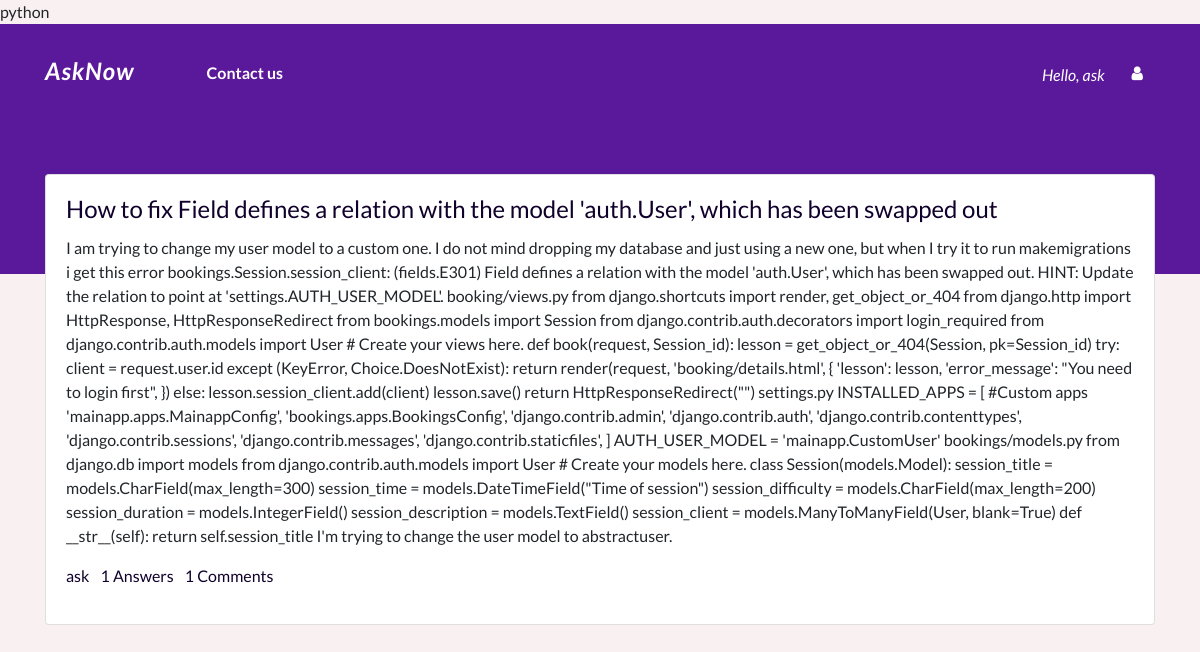
The app's page /tag/python (signed in) with its own data.
### accounts/models.py (models this page shows)
class CustomUser(AbstractUser):
    bio = models.TextField()
    location = models.CharField(max_length=200)

### Qpost/models.py (models this page shows, shortened)
class Question(models.Model):
    user = models.ForeignKey(CustomUser, on_delete=models.CASCADE)
    title = models.CharField(max_length=300)
    detail = models.TextField()
    tags = models.TextField(default='')
    add_time = models.DateTimeField(auto_now_add=True)

### Qpost/views.py (the view)
# urls.py: path('tag/<str:tag>', views.tag, name='tag'),
@login_required
def tag(request, tag):
    quests = Question.objects.annotate(total_comments=Count(
        'answer__comment')).filter(tags__icontains=tag).order_by('-id')
    paginator = Paginator(quests, 10)
    page_num = request.GET.get('page', 1)
    quests = paginator.page(page_num)
    return render(request, 'tag.html', {'quests': quests, 'tag': tag})

### templates/tag.html (shortened to what this page needs)
{% extends 'base.html' %}
{% load static %}
{% load humanize %}
{% block content %}
    <div class="container py-5">
        {% for quest in quests %}
        <div class="card mb-3">
            <div class="card-body">
                <h4 class="card-title"><a href="/detail/{{quest.id}}">{{quest.title}}</a></h4>
                <p class="card-text">{{quest.detail}}</p>
                <p>
                    <a href="#" class="mr-2">{{quest.user.username}}</a>
                    <a href="#" class="mr-2">{{quest.answer_set.count}} Answers</a>
                    <a href="#" class="mr-2">{{quest.total_comments}} Comments</a>
                </p>
            </div>
        </div>
        {% endfor %}
    </div>
{% endblock %}

### templates/components/nav.html (shortened to what this page needs)
{% load static %}
<nav class="navbar navbar-expand-lg py-4">
    <div class="container">
        <a href="{% url 'home' %}"><h1 class="navbar-brand text-white" style="letter-spacing: 1px;">AskNow</h1></a>
        <div class="collapse navbar-collapse" id="navbarNav">
            {% if request.user.is_authenticated %}
            <ul class="navbar-nav text-sm-center pl-lg-5 font-weight-normal">
                <li class="nav-item">
                    <a class="nav-link btn bttn" href="#">Contact us </a>
                </li>
            </ul>
            {% endif %}
            <div class="row ml-lg-auto justify-content-center">
                {% if not request.user.is_authenticated %}
                <a class="bttn btn btn-default" href='{% url "register" %}'>Register</a>
                <a class="bttn btn btn-default ml-1" href='{% url "login" %}'>Login</a>
                {% else %}
                <span class="text-white nav-item font-italic my-2">Hello, {{request.user}}</span>
                <div class="col-auto">
                    <a class="bttn btn btn-default" href="#" role="button" aria-pressed="false"
                        data-toggle="dropdown"><i class="fa fa-user" aria-hidden="true">
                        </i></a>
                </div>
                {% endif %}
            </div>
        </div>
    </div>
</nav>

### static/css/style.css (style rules this page uses)
body { padding: 0; margin: 0; background: #f9f1f1 !important; font-family: "Lato", sans-serif; }
.navbar-brand { font-size: 24px; font-weight: 700; font-style: italic; }
.nav-link, .navbar-brand { color: #fff; cursor: pointer; }
.nav-link { text-decoration: none; margin-right: 1em !important; margin-bottom: 5px; }
.bttn { font-weight: bold; color: #fff; border: 0px solid; }
.card-body a { color : #10002b; text-decoration: none }

### records on screen
CustomUser: user "ask"
Question: title "How to fix Field defines a relation with the model 'auth.User', which has been swapped out", detail "I am trying to change my user model to a custom one. I do not mind dropping my database and just using a new one, but when I try it to run makemigrations i get this error bookings.Session.session_client: (fields.E301) Field defines a relation with the model 'auth.User', which has been swapped out. HINT: Update the relation to point at 'settings.AUTH_USER_MODEL'. booking/views.py from django.shortcuts import render, get_object_or_404 from django.http import HttpResponse, HttpResponseRedirect from bookings.models import Session from django.contrib.auth.decorators import login_required from django.contrib.auth.models import User # Create your views here. def book(request, Session_id): lesson =…", user.username "ask", answer_set.count "1", total_comments "1"
